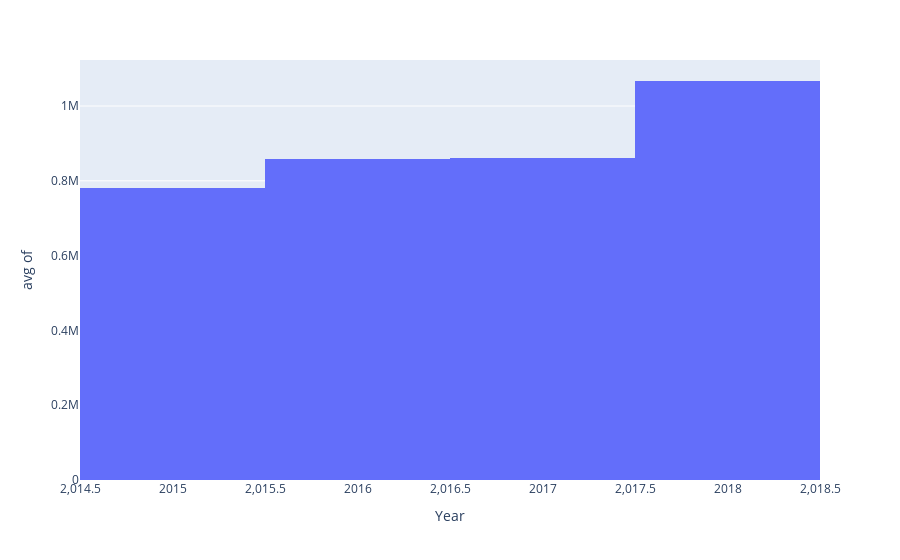

Notebook source saved alongside this figure:
### Code cell
# Create a histogram of average volume sold by year.
# Note, this will require using the histfunc argument
# change the x label to "Year"
# change the y label to be an empty string ""
px.histogram(x = year, y = volume_sold, labels = {'x': 'Year', 'y': ''}, histfunc = 'avg')

### Figure 1 — Plotly figure (JSON) as saved in the notebook; plotly's stock layout.template omitted (floating-point values rounded to 4 significant figures; data arrays with more than 128 entries replaced by an {"elided": "..."} marker saying what was removed)
{"data": [{"alignmentgroup": "True", "bingroup": "x", "histfunc": "avg", "hovertemplate": "Year=%{x}<br>avg of =%{y}<extra></extra>", "legendgroup": "", "marker": {"color": "#636efa", "pattern": {"shape": ""}}, "name": "", "offsetgroup": "", "orientation": "v", "showlegend": false, "type": "histogram", "x": {"elided": "18249 int values"}, "xaxis": "x", "y": {"elided": "18249 float values"}, "yaxis": "y"}], "layout": {"autosize": true, "barmode": "relative", "legend": {"tracegroupgap": 0}, "margin": {"t": 60}, "xaxis": {"anchor": "y", "autorange": true, "domain": [0, 1], "range": [2014.0, 2018.0], "title": {"text": "Year"}, "type": "linear"}, "yaxis": {"anchor": "x", "autorange": true, "domain": [0, 1], "range": [0, 1123000.0], "title": {"text": "avg of "}, "type": "linear"}}}
